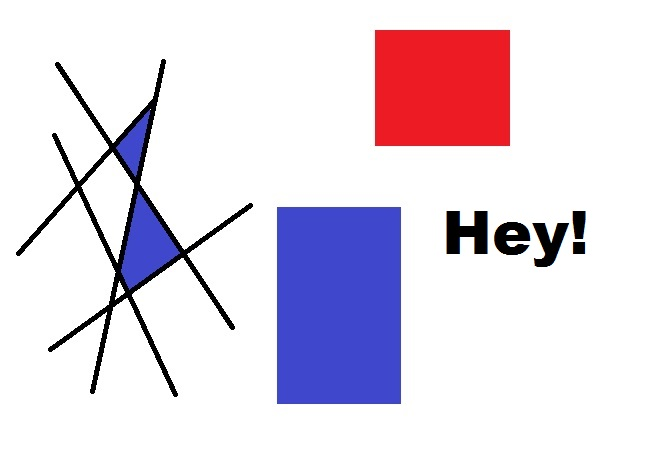
#> input picture Test/OpenCV/13-CornerDetection/img.jpg, 653 x 457 px, found by its file name
$ python TemplateMachine.py
#> lines starting #> are read from the running program, lines starting #| are printed output that depends on the picture; after the words box and inside, x2 and y2 are one past the last pixel; in counts of white or black regions, pixels touching at a corner belong together
import cv2
import numpy as np

img_bgr = cv2.imread("img.jpg")
#> img_bgr is the input picture: shape (457, 653, 3); mean B, G, R 229.7, 216.9, 227

img_gray = cv2.cvtColor(img_bgr, cv2.COLOR_BGR2GRAY)
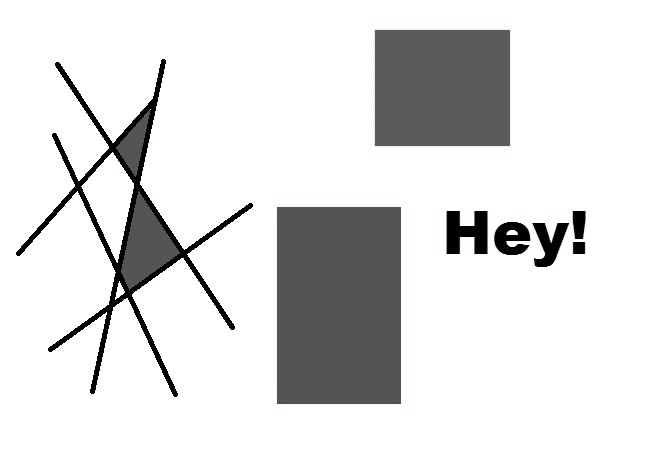
#> img_gray: shape (457, 653); min 0, max 255, mean 221.4

template = cv2.imread("template.jpg", 0)
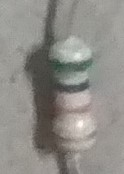
#> input picture Test/OpenCV/11-TemplateMachine/template.jpg, 124 x 174 px
#> template: shape (174, 124); min 57, max 254, mean 140.7
w, h = template.shape[::-1]
#> w = 124; h = 174

res = cv2.matchTemplate(img_gray, template, cv2.TM_CCOEFF_NORMED)
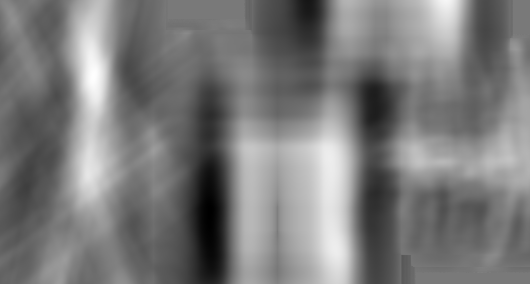
#> res: shape (284, 530) float32; min -0.44, max 0.483, mean 0.00511; drawn with min black and max white
threshold = 0.4
loc = np.where(res >= threshold)
#> loc = 1512 positions, rows 0 to 258, columns 86 to 453

for pt in zip(*loc[::-1]):
    cv2.rectangle(img_bgr, pt, (pt[0]+w, pt[1]+h), (255,255,255), 2)
#> this loop made 1512 passes
#> pt on passes 1 to 3: (436, 0), (437, 0), (438, 0)
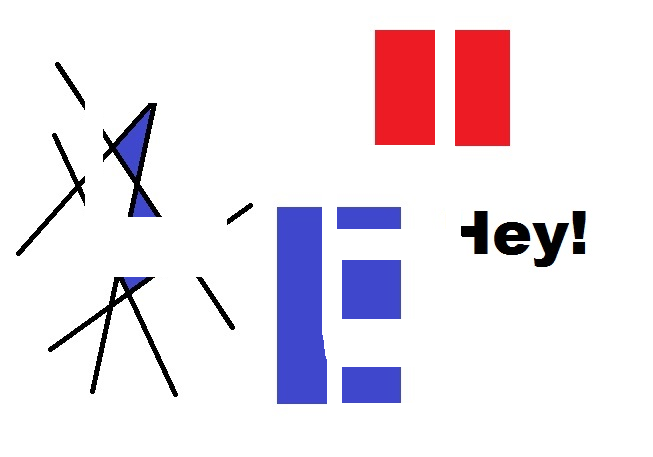
#> img_bgr: shape (457, 653, 3); 7.21% of pixels changed, all inside (x1, y1, x2, y2) = (85, 16, 466, 417)

cv2.imshow("detected", img_bgr)
cv2.waitKey(0)
cv2.destroyAllWindows()
